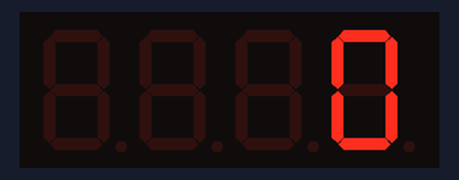
Recording of a sketch running on a simulated Arduino Uno, built with avr-gcc and run on an emulated ATmega328P. Shown: 4-digit seven-segment display. At 10.0 s the program stops and its outputs stay as they are.

Above: at 0.1 s.
At 1.1 s:
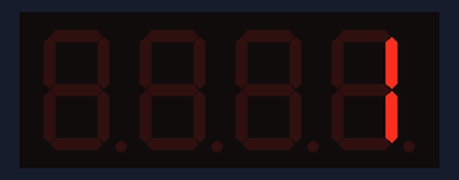
At 2.1 s:
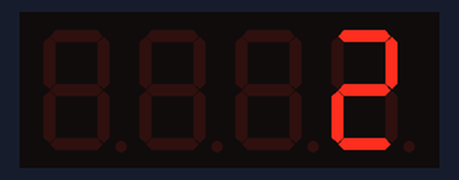
At 4.1 s:
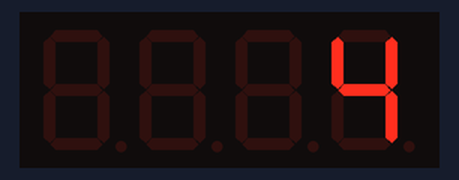
At 6.1 s:
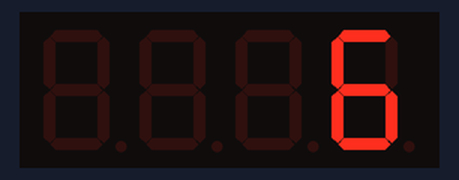
At 9.1 s:
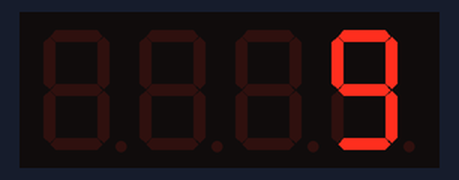

The sketch:

7segment_0to9.ino
```cpp
#include "Adafruit_LEDBackpack.h"

Adafruit_7segment led_display1 = Adafruit_7segment();

int counter;

void setup()
{
  led_display1.begin(112);

}

void loop()
{
  for (counter = 0; counter < 10; ++counter) {
    led_display1.println(counter);
    led_display1.writeDisplay();
    delay(1000);

  }
  while(counter=10){
  led_display1.clear();
  led_display1.writeDisplay();
  led_display1.setBrightness(0000);
  }

}
```

Measured:
- what the display in image 1 shows lasts 1.0 s, from 1.0 s to 2.0 s
